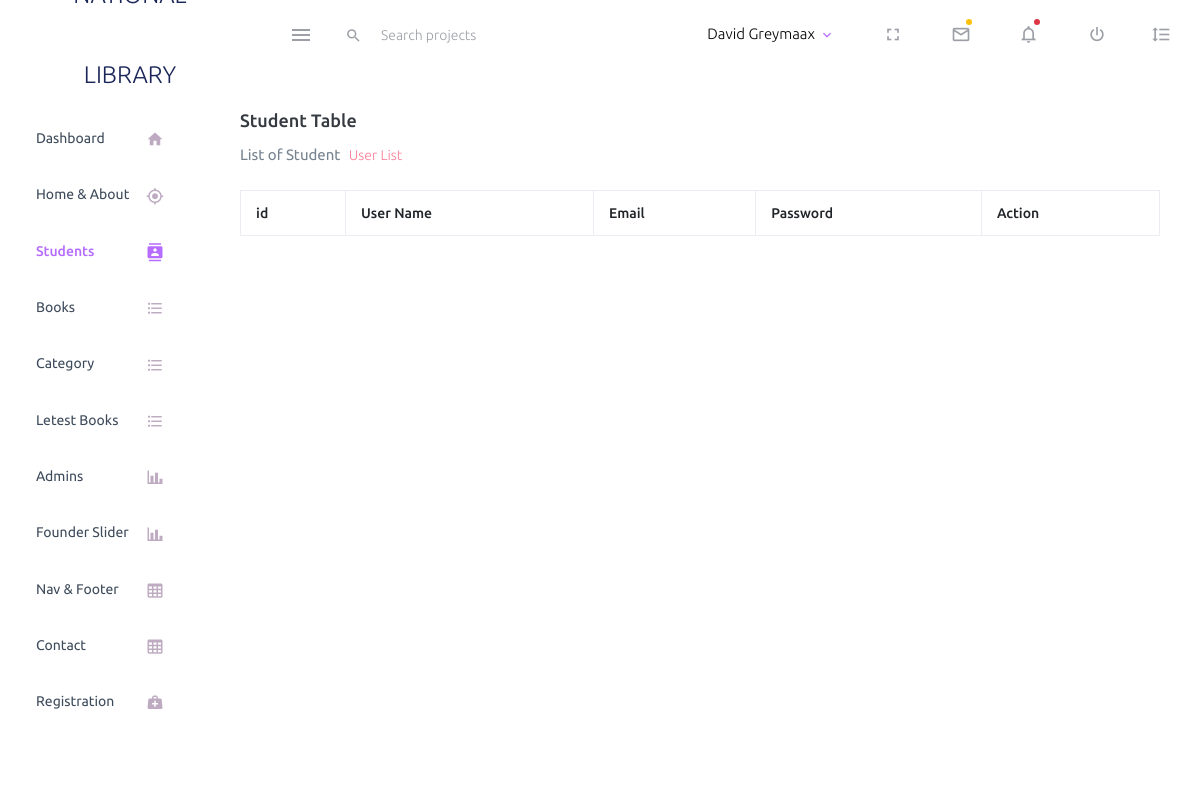
Before: /admin/students.php with the older database file.
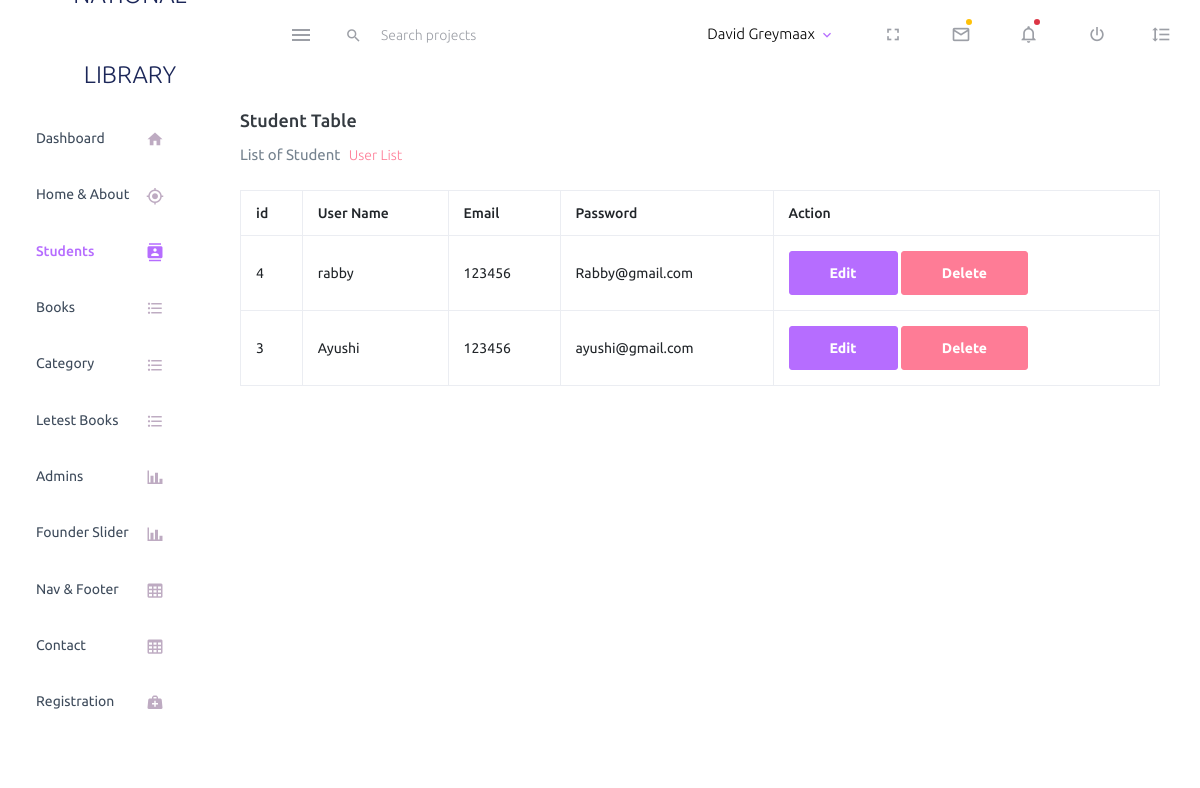
After: the same page with the newer database file.
### tables this page shows
CREATE TABLE `signup` (
  `id` int(11) NOT NULL,
  `name` varchar(500) NOT NULL,
  `email` varchar(200) NOT NULL,
  `password` varchar(200) NOT NULL
);

### admin/students.php (the view)
<?php include 'include/header.php';
include "connection.php";
$sql    ="SELECT * FROM signup ORDER BY id DESC";
$result =$db->query($sql);
?>
<div class="col-lg-10 grid-margin stretch-card">
                <div class="card">
                  <div class="card-body">
                    <h4 class="card-title">Student table</h4>
                    <p class="card-description"> List of Student <code> User List </code>
                    </p>
                    <table class="table table-bordered">
                      <thead>
                        <tr>
                          <th> id </th>
                          <th> User Name </th>
                          <th> Email </th>
                          <th> Password </th>
                          <th> Action </th>
                        </tr>
                      </thead>
                      <tbody>
                      <?php while($row = $result->fetch_assoc()):   ?>
                        <tr>
                          <td> <?php echo $row['id']  ;  ?> </td>
                          <td>  <?php echo $row['name']  ;  ?></td>
                          <td><?php echo $row['email']  ;  ?></td>
                          <td> <?php echo $row['password']  ;  ?> </td>
                          <td>
                          <a href="edit_about.php?id=<?php echo $row['id']; ?>" class="btn btn-primary">Edit</a>
                          <a href="student_delete.php?id=<?php echo $row['id']; ?>" class="btn btn-danger" onclick="return confirm('Are you sure you want to delete this user?')">Delete</a>
                        </td>
                        </tr>
                        <?php endwhile; ?>
                      </tbody>
                    </table>
                  </div>
                </div>
              </div>
    <?php include 'include/footer.php'; ?>

Changed rows visible on the page:
added signup: id "4", name "rabby", email "123456", password "Rabby@gmail.com"
added signup: id "3", name "Ayushi", email "123456", password "ayushi@gmail.com"
